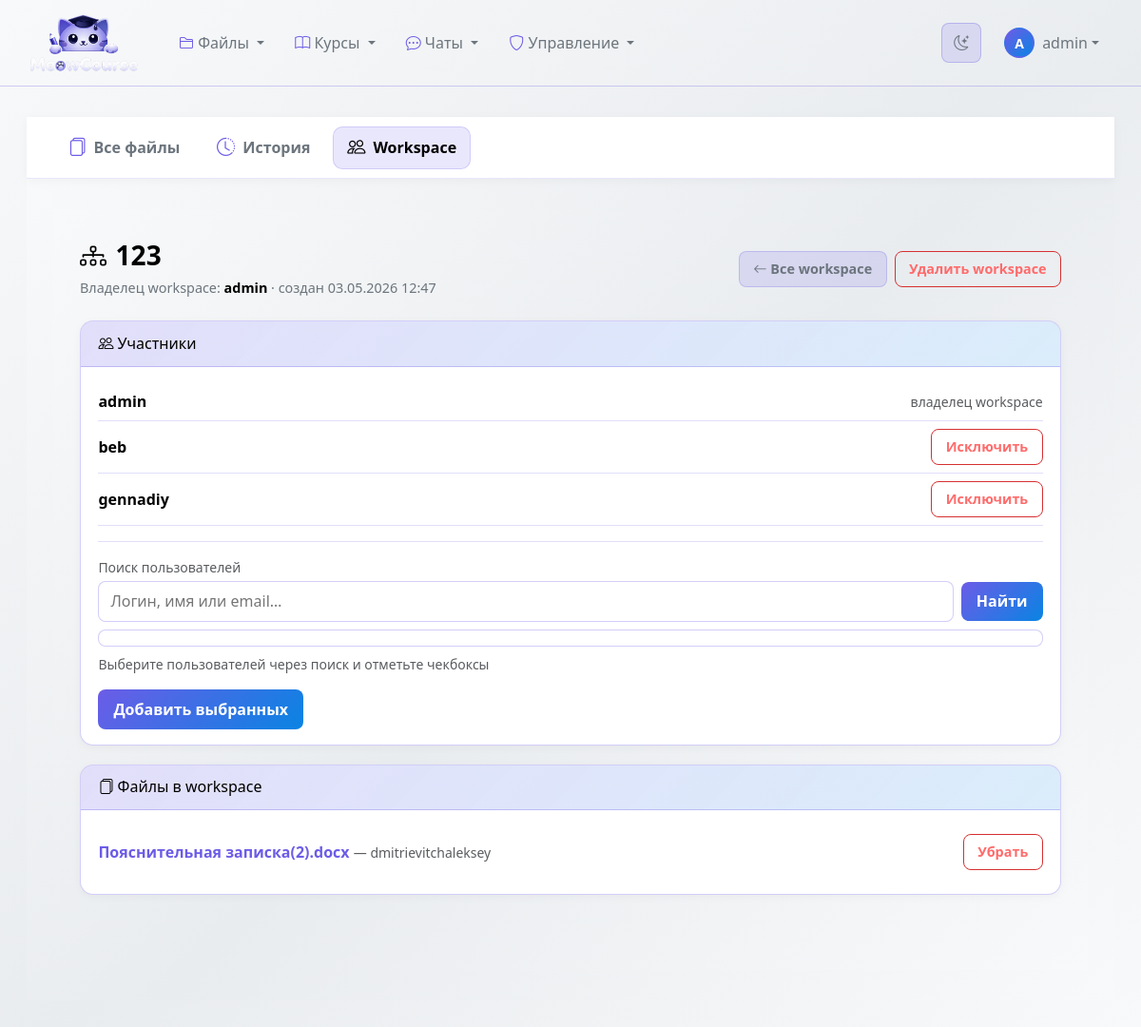
The page /files/workspaces/1/ (signed in) on the database its author committed.
### file_manager/models.py (models this page shows, shortened)
class SharedWorkspace(models.Model):
    title = models.CharField(max_length=120)
    owner = models.ForeignKey(User, on_delete=models.CASCADE, related_name="owned_workspaces")
    participants = models.ManyToManyField(User, related_name="shared_workspaces")
    files = models.ManyToManyField(File, blank=True, related_name="workspaces")
    created_at = models.DateTimeField(auto_now_add=True)

class File(models.Model ):
    STORAGE_PROVIDER_CHOICES = [
        ("local", "Local"),
        ("yandex_disk", "Yandex Disk"),
    ]
    IMPORTANCE_CHOICES = [
        ("main", "Основное"),
        ("important", "Важное"),
        ("secondary", "Второстепенное"),
    ]
    FILE_TYPE_CHOICES =[
   ('pdf','PDF Document'),
   ('txt','Text File'),
   ('docx','Word Document'),
   ('xlsx','Excel Spreadsheet'),
   ('pptx','PowerPoint Presentation'),
   ('jpg','JPEG Image'),
   ('png','PNG Image'),
   ('mp4','Video MP4'),
   ('mp3','Audio MP3'),
   ('zip','Archive ZIP'),
   ('other','Other'),
    ]
    VISIBILITY_CHOICES =[
   ('private','Private - Только я'),
   ('shared','Shared - С определенными пользователями'),
   ('public','Public - Все пользователи'),
    ]
    title =models.CharField(max_length =255 )
    description =models.TextField(blank =True )
    file =models.FileField(upload_to =file_upload_path, null=True, blank=True)
    file_type =models.CharField(max_length =10 ,choices =FILE_TYPE_CHOICES ,default ='other')
    file_size =models.BigIntegerField(default =0 )
    storage_provider = models.CharField(max_length=20, choices=STORAGE_PROVIDER_CHOICES, default="local")
    yandex_path = models.CharField(max_length=1024, blank=True, default="")
    uploaded_by =models.ForeignKey(
    User ,
    on_delete =models.CASCADE ,
    related_name ='uploaded_files'
    )
    uploaded_at =models.DateTimeField(auto_now_add =True )
    updated_at =models.DateTimeField(auto_now =True )
    version =models.IntegerField(default =1 )
    category =models.ForeignKey(
    FileCategory ,
    on_delete =models.SET_NULL ,
    null =True ,
    blank =True ,
    related_name ='files'
    )
    tags =models.ManyToManyField(Tag ,blank =True ,related_name ='files')
    folder =models.ForeignKey(
    'self',
    on_delete =models.CASCADE ,
    null =True ,
    blank =True ,
    related_name ='subfiles',
    limit_choices_to ={'is_folder':True }
    )
    is_folder =models.BooleanField(default =False )
    visibility =models.CharField(
    max_length =10 ,
    choices =VISIBILITY_CHOICES ,
    default ='private'
    )
    shared_with =models.ManyToManyField(
    User ,
    blank =True ,
    related_name ='shared_files'
    )
    extracted_text =models.TextField(blank =True ,null =True )
    has_preview =models.BooleanField(default =False )
    favorite =models.ManyToManyField(
    User ,
    blank =True ,
    related_name ='favorite_files'
    )
    download_count =models.IntegerField(default =0 )
    importance = models.CharField(max_length=20, choices=IMPORTANCE_CHOICES, default="main")
    class Meta :
        ordering =['-uploaded_at']
        verbose_name ='Файл'
        verbose_name_plural ='Файлы'
        indexes =[
        models.Index(fields =['uploaded_by','-uploaded_at']),
        models.Index(fields =['file_type']),
        models.Index(fields =['visibility']),
        models.Index(fields =['extracted_text']),
        ]

### file_manager/views.py (the view)
# urls.py: path('workspaces/<int:workspace_id>/', views.workspace_detail, name='workspace_detail'),
@login_required
def workspace_detail(request, workspace_id):
    ws = get_object_or_404(
        SharedWorkspace.objects.filter(participants=request.user)
        .select_related("owner")
        .prefetch_related("participants", "files__uploaded_by", "files__tags"),
        pk=workspace_id,
    )
    is_owner = ws.owner_id == request.user.id
    workspace_files = ws.files.filter(is_folder=False).order_by("title")
    return render(
        request,
        "file_manager/workspace_detail.html",
        {
            "workspace": ws,
            "is_owner": is_owner,
            "workspace_files": workspace_files,
        },
    )

### classroom_core/models.py (called while the page is built)
    def is_teacher(self):
        return self.role == 'teacher'

    def is_staff(self):
        return self.role == 'staff'

### templates/file_manager/workspace_detail.html (shortened to what this page needs)
{% extends "file_manager/base_files.html" %}
{% block files_content %}
<div class="theme-wsd">
    <div class="container-fluid">
        <div class="wsd-head">
            <div>
                <h1 class="wsd-title"><i class="bi bi-diagram-3"></i> {{ workspace.title }}</h1>
                <p class="wsd-meta">
                    Владелец workspace: <strong style="color: var(--text-white);">{{ workspace.owner.username }}</strong>
                    · создан {{ workspace.created_at|date:"d.m.Y H:i" }}
                </p>
            </div>
            <div class="btn-bar">
                <a class="btn-ghost" href="{% url 'file_manager:workspace_list' %}"><i class="bi bi-arrow-left"></i> Все workspace</a>
                {% if not is_owner %}
                <form class="mini-form" method="post" action="{% url 'file_manager:workspace_remove_participant' workspace.id %}"
                      onsubmit="return confirm('Выйти из этого workspace?');">
                    {% csrf_token %}
                    <input type="hidden" name="user_id" value="{{ user.id }}">
                    <button type="submit" class="btn-danger-outline">Выйти</button>
                </form>
                {% else %}
                <form class="mini-form" method="post" action="{% url 'file_manager:workspace_delete' workspace.id %}"
                      onsubmit="return confirm('Удалить этот workspace? Сами файлы не удалятся.');">
                    <button type="submit" class="btn-danger-outline">Удалить workspace</button>
                </form>
                {% endif %}
            </div>
        </div>
        <div class="panel" id="ws-participants">
            <h3><i class="bi bi-people"></i> Участники</h3>
            <div class="panel-body">
                {% for p in workspace.participants.all %}
                <div class="user-row">
                    <span class="user-name">{{ p.get_full_name|default:p.username }}</span>
                    <span>
                        {% if p.id == workspace.owner_id %}
                        <span class="text-muted small">владелец workspace</span>
                        {% elif is_owner %}
                        <form class="mini-form" method="post" action="{% url 'file_manager:workspace_remove_participant' workspace.id %}"
                              onsubmit="return confirm('Исключить этого участника из workspace?');">
                            <button type="submit" class="btn-danger-outline">Исключить</button>
                        </form>
                        {% endif %}
                    </span>
                </div>
                {% endfor %}
                {% if is_owner %}
                <form method="post" action="{% url 'file_manager:workspace_add_participant' workspace.id %}" class="ws-add-participants-form">
                    {% include "file_manager/includes/workspace_user_picker.html" with picker_prefix="wsAdd" workspace_pk=workspace.id %}
                    <button type="submit" class="btn-ws-primary ws-submit-add">Добавить выбранных</button>
                </form>
                {% endif %}
            </div>
        </div>
        <div class="panel" id="ws-files">
            <h3><i class="bi bi-files"></i> Файлы в workspace</h3>
            <div class="panel-body">
                {% for f in workspace_files %}
                <div class="file-row">
                    <div>
                        <a href="{% url 'file_manager:file_detail' f.id %}">{{ f.title }}</a>
                        <span class="text-muted small"> — {{ f.uploaded_by.username }}</span>
                    </div>
                    {% if is_owner or f.uploaded_by_id == user.id %}
                    <form class="mini-form" method="post" action="{% url 'file_manager:workspace_remove_file' workspace.id %}"
                          onsubmit="return confirm('Убрать файл из workspace? Сам файл останется.');">
                        <button type="submit" class="btn-danger-outline">Убрать</button>
                    </form>
                    {% endif %}
                </div>
                {% empty %}
                <p class="mb-0">Пока нет файлов. Владелец файла добавляет их со страницы файла.</p>
                {% endfor %}
            </div>
        </div>
    </div>
</div>
{% endblock %}

### templates/base.html (shortened to what this page needs)
{% load static %}
<!DOCTYPE html>
<html lang="ru">
<head>
    <link href="https://cdn.jsdelivr.net/npm/bootstrap@5.3.0/dist/css/bootstrap.min.css" rel="stylesheet">
    <link rel="stylesheet" href="https://cdn.jsdelivr.net/npm/bootstrap-icons@1.10.0/font/bootstrap-icons.css">
    <link id="theme-stylesheet" rel="stylesheet" href="{% static 'css/themes/light.css' %}" data-light-href="{% static 'css/themes/light.css' %}" data-dark-href="{% static 'css/themes/dark.css' %}">
</head>
<body>
    <nav class="navbar navbar-expand-lg navbar">
        <div class="container-fluid">
            <a class="navbar-brand d-flex align-items-center" href="{% url 'classroom_core:course_list' %}">
                <img src="{% static 'images/logo.png' %}"
                    alt="MeowCourse"
                    class="me-2"
                    style="width: 120px; height: auto; max-height: 64px; object-fit: contain;">
            </a>
            <div class="collapse navbar-collapse" id="navbarNav">
                <ul class="navbar-nav me-auto">
                    <li class="nav-item dropdown">
                        <a class="nav-link dropdown-toggle" href="#" role="button" data-bs-toggle="dropdown">
                            <i class="bi bi-folder2"></i> Файлы
                        </a>
                    </li>
                    <li class="nav-item dropdown">
                        <a class="nav-link dropdown-toggle" href="#" role="button" data-bs-toggle="dropdown">
                            <i class="bi bi-book"></i> Курсы
                        </a>
                    </li>
                    <li class="nav-item dropdown">
                        <a class="nav-link dropdown-toggle" href="#" role="button" data-bs-toggle="dropdown">
                            <i class="bi bi-chat-dots"></i> Чаты
                        </a>
                    </li>
                    {% if user.is_authenticated %}
                    {% if user.is_superuser or user.is_staff or user.profile.role == 'admin' %}
                    <li class="nav-item dropdown">
                        <a class="nav-link dropdown-toggle" href="#" role="button" data-bs-toggle="dropdown">
                            <i class="bi bi-shield"></i> Управление
                        </a>
                    </li>
                    {% endif %}
                    {% endif %}
                </ul>
                <div class="d-flex align-items-center gap-2">
                    <button id="theme-toggle" class="theme-toggle-btn" type="button" aria-label="Переключить тему">
                        <i class="bi bi-moon-stars"></i>
                    </button>
                    {% if user.is_authenticated %}
                    <div class="dropdown">
                        <a class="nav-link dropdown-toggle d-flex align-items-center" href="#" role="button" data-bs-toggle="dropdown">
                            <div class="user-avatar rounded-circle d-flex align-items-center justify-content-center" style="width: 32px; height: 32px; font-size: 0.875rem;">
                                {{ user.username|slice:":1"|upper }}
                            </div>
                            <span class="ms-2 d-none d-md-inline username-text">{{ user.username }}</span>
                        </a>
                    </div>
                    {% else %}
                    <a class="nav-link" href="{% url 'classroom_core:login' %}">
                        <i class="bi bi-box-arrow-in-right me-1"></i> Войти
                    </a>
                    {% endif %}
                </div>
            </div>
        </div>
    </nav>
    <div class="main-content">
        <div class="container-fluid">
            {% block content %}{% endblock %}
        </div>
    </div>
</body>
</html>

### static/css/themes/light.css (style rules this page uses)
:root { --bg-page-start: #f8f9fa; --bg-page-end: #e9ecef; --bg-page-gradient: linear-gradient(135deg, var(--bg-page-start) 0%, var(--bg-page-end) 50%, var(--bg-page-start) 100%); --bg-card: #ffffff; --bg-card-hover: #f8f9fa; --bg-item: #f1f3f5; --bg-item-hover: #e9ecef; --bg-input: #ffffff; --bg-overlay-10: rgba(108, 92, 231, 0.1); --bg-overlay-15: rgba(108, 92, 231, 0.15); --bg-overlay-20: rgba(108, 92, 231, 0.2); --bg-overlay-25: rgba(108, 92, 231, 0.25); --bg-overlay-30: rgba(108, 92, 231, 0.3); --text-white: #000000; --text-main: #212529; --text-secondary: #495057; --text-muted: #6c757d; --text-disabled: #adb5bd; --accent-primary: #6c5ce7; --accent-secondary: #0984e3; --accent-gradient: linear-gradient(135deg, var(--accent-primary), var(--accent-secondary)); --accent-glow: rgba(108, 92, 231, 0.15); --accent-glow-strong: rgba(108, 92, 231, 0.25); --accent-shadow: 0 5px 15px var(--accent-glow); --accent-shadow-hover: 0 8px 25px var(--accent-glow-strong); --border-accent: rgba(108, 92, 231, 0.2); --border-accent-hover: rgba(108, 92, 231, 0.4); --border-accent-light: rgba(108, 92, 231, 0.15); --status-warning: #f39c12; --status-warning-bg: rgba(243, 156, 18, 0.15); --status-warning-bg-light: rgba(243, 156, 18, 0.05); --status-warning-border: rgba(243, 156, 18, 0.3); --status-warning-shadow: 0 10px 30px rgba(243, 156, 18, 0.1); --status-warning-gradient: linear-gradient(135deg, rgba(243, 156, 18, 0.15), rgba(243, 156, 18, 0.05)); --status-info: #0984e3; --status-info-bg: rgba(9, 132, 227, 0.15); --status-info-bg-light: rgba(9, 132, 227, 0.05); --status-info-border: rgba(9, 132, 227, 0.3); --status-info-shadow: 0 10px 30px rgba(9, 132, 227, 0.1); --status-info-gradient: linear-gradient(135deg, rgba(9, 132, 227, 0.15), rgba(9, 132, 227, 0.05)); --status-assignment: #6c5ce7; --status-assignment-bg: rgba(108, 92, 231, 0.15); --status-assignment-bg-light: rgba(108, 92, 231, 0.05); --status-assignment-border: rgba(108, 92, 231, 0.3); --status-assignment-shadow: 0 10px 30px rgba(108, 92, 231, 0.1); --status-assignment-gradient: linear-gradient(135deg, rgba(108, 92, 231, 0.15), rgba(108, 92, 231, 0.05)); --status-success: #00b894; --status-success-bg: rgba(0, 184, 148, 0.15); --status-success-bg-light: rgba(0, 184, 148, 0.05); --status-success-border: rgba(0, 184, 148, 0.3); --status-success-shadow: 0 10px 30px rgba(0, 184, 148, 0.1); --status-success-gradient: linear-gradient(135deg, rgba(0, 184, 148, 0.15), rgba(0, 184, 148, 0.05)); --status-danger: #d63031; --status-danger-light: #ff6b6b; --status-danger-bg: rgba(214, 48, 49, 0.15); --status-danger-border: rgba(214, 48, 49, 0.3); --status-danger-gradient: linear-gradient(135deg, var(--status-danger), var(--status-danger-light)); --gradient-avatar: linear-gradient(135deg, var(--accent-primary), var(--accent-secondary)); --gradient-progress: linear-gradient(90deg, var(--accent-primary), var(--accent-secondary)); --text-glow: 0 0 10px rgba(108, 92, 231, 0.15); --text-glow-danger: 0 0 10px rgba(214, 48, 49, 0.2); --shadow-card: 0 4px 20px rgba(0, 0, 0, 0.06); --shadow-card-hover: 0 8px 30px rgba(0, 0, 0, 0.1); --shadow-item: 0 2px 10px rgba(0, 0, 0, 0.04); --shimmer-overlay: linear-gradient(90deg, transparent, rgba(255, 255, 255, 0.5), transparent); --card-base: var(--bg-card) var(--border-accent) var(--shadow-card); --item-base: var(--bg-item) var(--border-accent-light); --badge-base: var(--bg-overlay-20) var(--text-secondary) var(--border-accent); --header-gradient-default: var(--status-assignment-gradient); --header-gradient-announcements: var(--status-warning-gradient); --header-gradient-sections: var(--status-info-gradient); --header-gradient-assignments: var(--status-assignment-gradient); --header-gradient-submissions: var(--status-success-gradient); }

### rows shown on the page
SharedWorkspace: title "123", owner.username "admin", created_at "03.05.2026 12:47"
File: title "Пояснительная записка(2).docx", uploaded_by.username "dmitrievitchaleksey"

### other values the page prints
{{ user.username|slice:":1"|upper }} "A"
{{ user.username }} "admin"
{{ p.get_full_name|default:p.username }} "admin"
{{ p.get_full_name|default:p.username }} "beb"
{{ p.get_full_name|default:p.username }} "gennadiy"
